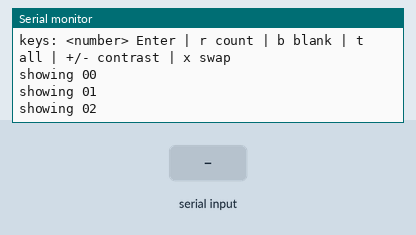
A sketch run on a simulated Arduino Uno, built with avr-gcc and run on an emulated ATmega328P. Parts: the last lines printed to the serial monitor. Inputs (shaded band) come from the test bench.

Above: at 1.2 s.
1.3 s: "T\n" received over Serial
At 2.4 s:
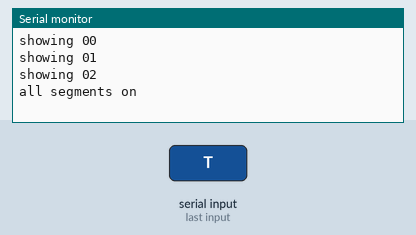
2.8 s: byte 114 ('r') received over Serial
At 3.11 s:
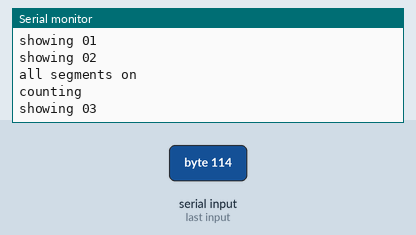
4.3 s: byte 98 ('b') received over Serial
At 4.7 s:
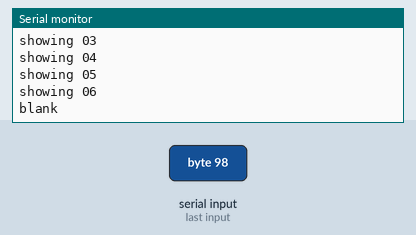
5.8 s: byte 82 ('R') received over Serial
At 6.11 s:
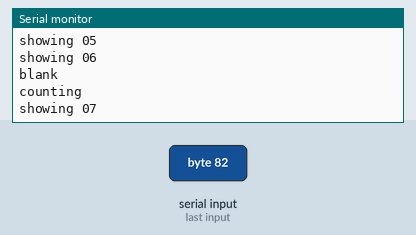
8.8 s: byte 43 ('+') received over Serial
At 9.11 s:
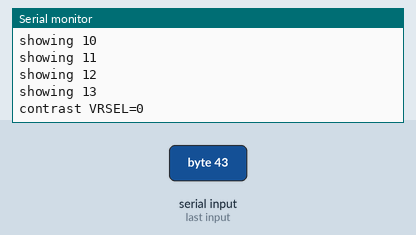
11.8 s: byte 120 ('x') received over Serial
At 12.11 s:
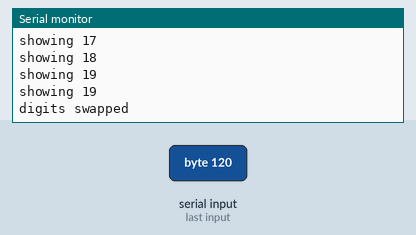
Timing chart, 0 to 14.3 s (numbered marks = the images above; inputs shaded):
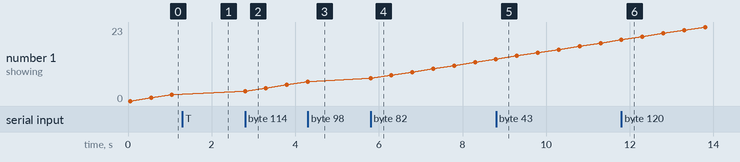

Measured:
- after the input at 1.3 s, the serial monitor: prints a new line at once (image 1)
- after the input at 2.8 s, the serial monitor: prints a new line at once (image 2)
- after the input at 4.3 s, the serial monitor: prints a new line at once (image 3)
- after the input at 5.8 s, the serial monitor: prints a new line at once (image 4)
- after the input at 8.8 s, the serial monitor: prints a new line at once (image 5)
- after the input at 11.8 s, the serial monitor: prints a new line at once (image 6)
- plotted number 1: 2 → 5 after the input at 2.8 s, 6 → 13 after the input at 5.8 s, 13 → 19 after the input at 8.8 s

The sketch:

LcdHw.ino
```cpp
// LcdHw -- two-digit TN LCD, 00-99, driven by the HT5023's own LCD controller.
//
// No bit-banging and no external resistors: the peripheral generates the bias
// levels itself, so two DIFFERENT digits finally work. All the sketch does is
// write a segment map into the display buffer; hardware produces the waveform.
//
// Wiring (LCD peripheral function, not GPIO):
//
//   segment  pin    function        segment  pin    function
//   a        PC8    NONE  <-- !     e        PF4    SEG39
//   b        PC13   NONE  <-- !     f        PA0    SEG28  (10k series R)
//   c        PF3    SEG38           g        PE3    SEG53  (AFCFG=1)
//   d        PB11   SEG11
//
//   ! PC8 and PC13 have no LCD SEG function -- port C has none at all -- so
//     this sketch cannot light segments a and b with the current wiring. The
//     GPIO sketches can. See docs/lcd_pinout.md.
//
//   digit 1 common  PD8   COM0
//   digit 2 common  PD14  COM6
//
// TWO THINGS THIS PART MAKES YOU DO, both easy to miss:
//
// 1. THE LCD IS CLOCKED FROM THE 32 kHz LOW-FREQUENCY RC, AND THIS CORE'S
//    SystemInit() SHUTS IT DOWN (it is also the watchdog's clock). Worse, the
//    shutdown is a latch: writing LRC_CTRL back to 1 does NOT restart the
//    oscillator. So this sketch must be built with the shutdown suppressed:
//
//      arduino-cli compile -b ht5023:ht5023:ht5023:layout=bootloader //        --build-property "build.extra_flags=-DHT5023_ARDUINO_VARIANT_BLINKY //                          -DHT5023_DISABLE_WDT_BY_DEFAULT=0" sketches/LcdHw
//
//    Build it without that and every register reads back perfectly while the
//    glass stays blank. setup() says so on the serial log rather than leaving
//    you to guess. The watchdog runs off the same clock, so the loop feeds it.
//
// 2. The LCD block is disabled at reset (CLKCTRL0.LCD_EN = 0) and that register
//    is write-protected. Miss it and everything looks right and nothing lights.
//
// 3. COM6 forces 1/8 duty. The peripheral only offers 1/4 (COM0-3), 1/6
//    (COM0-5) and 1/8 (COM0-7) duty, so a common on COM6 drags the whole panel
//    to eight time slots for the two it actually uses. Contrast at 1/8 duty is
//    about 1.45:1 against 1.73:1 at 1/4 -- move digit 2's common from PD14 to
//    PD9 (COM1) and set DIGIT2_COM to 1 below, and it gets noticeably better.
//
// Serial (115200):
//   <number> Enter  hold it      + / -  contrast up / down
//   r  count 00-99               x      swap which digit is the tens
//   b  blank                     t      all segments on

#include <stdint.h>

// --------------------------------------------------------------- registers --
#define REG16(a) (*(volatile uint16_t*)(a))
#define REG8(a)  (*(volatile uint8_t*)(a))

#define LCD_BASE     0x4000D000u
#define LCD_CLK      (LCD_BASE + 0x00u)   // BIASCTL | DUTY[1:0] | LCLK[2:0]
#define LCD_CON      (LCD_BASE + 0x04u)   // FCSET | FC | LC | VRSEL[3:0]
#define LCD_OUT      (LCD_BASE + 0x0Cu)   // OUTEN
// One 32-bit slot per SEG, holding that segment's COM bits in the low byte.
//
// The datasheet gets this wrong twice: it lists the buffer as one BYTE per SEG
// ("0x10+i x 1") and stops at i=42. On silicon the slots are WORD spaced and
// run to SEG53 -- verified by writing 0x55 to 0x4000D050 and 0xAA to
// 0x4000D0D8 and reading both back, while 0x4000D0E8 (SEG54) refuses to store.
// Byte writes are worse than useless: they lose their lane and land in the low
// byte of the containing word, which is why segment d (SEG35) first showed up
// in SEG32 and b (SEG38) in SEG36.
#define LCD_BUF(seg) (LCD_BASE + 0x10u + ((uint32_t)(seg) * 4u))
#define LCD_SEG_MAX 53u

// The low-frequency RC gate, behind a write sequence so a stray store cannot
// change it.
#define CTRLBYFLASH  0x4000C100u
#define LRCCOMMAND   0x4000C104u
#define LRC_CTRL_BIT (1u << 1)

// The LCD block is powered down out of reset: CLKCTRL0.LCD_EN is 0. Every LCD
// register writes and reads back perfectly with the block disabled, and the
// panel stays completely blank -- this one bit was the whole difference.
// CLKCTRL0 is write-protected, so WPREG has to be unlocked first.
#define CMU_BASE     0x4000F000u
#define CMU_WPREG    (CMU_BASE + 0x00u)
#define CMU_CLKCTRL0 (CMU_BASE + 0x2Cu)
#define CMU_WP_KEY   0xA55Au
#define LCD_EN_BIT   (1u << 1)

#define WDT_CLR      0x40010004u
#define WDT_CNT      0x40010008u
#define WDT_FEED_KEY 0xAAu

// GPIO, for handing the pins over to the LCD peripheral.
#define GPIOA_BASE 0x40011000u
#define GPIOB_BASE 0x40011100u
#define GPIOC_BASE 0x40011200u
#define GPIOD_BASE 0x40011300u
#define GPIOE_BASE 0x40011400u
// Port F is at 0x600, not 0x500 -- the ports are not evenly spaced past E.
#define GPIOF_BASE 0x40011600u
#define IOCFG 0x00u
#define AFCFG 0x04u

// ----------------------------------------------------------------- wiring --
struct LcdPin {
  uint32_t port;   // GPIO base
  uint8_t bit;     // pin within the port
  uint8_t af;      // 0 = first multiplex function, 1 = second
};

// A segment with no SEG function on its pad. The peripheral has no way to
// reach it, so it is skipped rather than pointed at the wrong slot.
#define NO_SEG 0xFFu

// a, b, c, d, e, f, g -- order must match the bit order in DIGITS.
//
// Segments a and b sit on PC8 and PC13, and PORT C CARRIES NO SEG FUNCTION
// ANYWHERE ON THIS PART -- PC.8 is TOUT1/INT7, PC.13 is SCL, and that is all
// they are. This sketch drives the panel through the LCD peripheral, so those
// two segments CANNOT light here however the registers are set. The GPIO
// sketches (LcdTwoDigit, LcdStatic) bit-bang the pins as plain outputs and are
// unaffected -- use one of those with this wiring, or move a and b onto pads
// that have a SEG function. docs/lcd_pinout.md lists which pads those are.
static const LcdPin SEG_PIN[7] = {
    {0u,          0u, 0u},  // a  PC8  -- no SEG on port C
    {0u,          0u, 0u},  // b  PC13 -- no SEG on port C
    {GPIOF_BASE,  3u, 0u},  // c  PF3  SEG38
    {GPIOB_BASE, 11u, 0u},  // d  PB11 SEG11
    {GPIOF_BASE,  4u, 0u},  // e  PF4  SEG39
    {GPIOA_BASE,  0u, 0u},  // f  PA0  SEG28 -- via a 10 kOhm series resistor
    {GPIOE_BASE,  3u, 1u},  // g  PE3  SEG53 -- second function; first is CLKOUT
};
static const uint8_t SEG_NUM[7] = { NO_SEG, NO_SEG, 38u, 11u, 39u, 28u, 53u };

#if !defined(HT5023_LCDHW_SUPPRESS_PIN_WARNING)
#warning "LcdHw: segments a (PC8) and b (PC13) have no LCD SEG function and will stay dark. See docs/lcd_pinout.md."
#endif

// The commons. PD8 is COM0; PD14 is COM6 (its first function -- SEG26 is the
// second), and using COM6 is what forces 1/8 duty.
static const LcdPin COM_PIN[2] = {
    {GPIOD_BASE, 8u, 0u},    // digit 1  COM0
    {GPIOD_BASE, 14u, 0u},   // digit 2  COM6
};
// The bias rails VLCD0..VLCD3 come out on PB2..PB5, as those pins' SECOND
// function. Leave them as GPIO and the internal divider has nowhere to develop
// its voltages, so the panel gets no drive at all -- registers all read back
// perfectly and the glass stays blank.
//
// PB13 and PB15 are SWDIO and SWCLK, so these bits are OR-ed in, never assigned.
static const LcdPin VLCD_PIN[4] = {
    {GPIOB_BASE, 2u, 1u},   // VLCD0
    {GPIOB_BASE, 3u, 1u},   // VLCD1
    {GPIOB_BASE, 4u, 1u},   // VLCD2
    {GPIOB_BASE, 5u, 1u},   // VLCD3
};

#define DIGIT1_COM 0u
#ifndef DIGIT2_COM
#define DIGIT2_COM 6u        // set to 1 after moving that wire to PD9
#endif

// ------------------------------------------------------------------ setup --
// 1/8 duty because a common sits on COM6. The datasheet asks for 1/4 bias at
// 1/6 and 1/8 duty, and LCLK=100 puts the frame rate at 64 Hz there.
#if DIGIT2_COM > 5
#define LCD_DUTY_BITS (0x2u << 3)   // 1/8 duty, COM0..COM7
#define LCD_BIAS_BIT  0u            // 1/4 bias
#define LCD_LCLK_BITS 0x4u          // frame 64 Hz at 1/8 duty
#elif DIGIT2_COM > 3
#define LCD_DUTY_BITS (0x1u << 3)   // 1/6 duty, COM0..COM5
#define LCD_BIAS_BIT  0u
#define LCD_LCLK_BITS 0x0u          // frame 42.7 Hz -- low, but the only option
#else
#define LCD_DUTY_BITS (0x0u << 3)   // 1/4 duty, COM0..COM3
#define LCD_BIAS_BIT  (1u << 7)     // 1/3 bias
#define LCD_LCLK_BITS 0x0u          // frame 64 Hz at 1/4 duty
#endif

// VRSEL[3:0] sets the drive as a percentage of VLCD, and LOWER means darker:
// 0 gives 97.4% (1/3 bias) or 99.1% (1/4 bias), 15 only 46%. Start at maximum --
// 1/8 duty needs all the help it can get -- and trim with '+' / '-'.
#ifndef LCD_CONTRAST
#define LCD_CONTRAST 0u
#endif

// -------------------------------------------------------------- patterns --
// Bit 0 = a, bit 1 = b, ... bit 6 = g.
static const uint8_t DIGITS[10] = {
    0x3F, 0x06, 0x5B, 0x4F, 0x66, 0x6D, 0x7D, 0x07, 0x7F, 0x6F,
};
static const uint8_t BLANK = 0x00;
static const uint8_t ALL_ON = 0x7F;

static uint8_t value = 0;
static uint8_t contrast = LCD_CONTRAST;
static bool counting = true;
static bool tens_first = true;     // digit 1 (COM0) carries the tens
static unsigned long last_step = 0;
static String entry;

// Hand a pin to the LCD peripheral: IOCFG selects peripheral over GPIO, AFCFG
// picks which of the pin's two functions.
static void claimPin(const LcdPin& p) {
  const uint16_t mask = (uint16_t)(1u << p.bit);
  REG16(p.port + IOCFG) |= mask;
  if (p.af) {
    REG16(p.port + AFCFG) |= mask;
  } else {
    REG16(p.port + AFCFG) &= (uint16_t)~mask;
  }
}

// The 32 kHz RC clocks the LCD. Setting LRC_CTRL is necessary but NOT
// sufficient: once SystemInit() has run the 0x5555/0xAAAA shutdown sequence the
// oscillator stays stopped, and no amount of setting the bit brings it back.
// That is why this sketch has to be built with the shutdown suppressed --
// see the note at the top of the file.
static void lrcEnable(void) {
  REG16(CTRLBYFLASH) |= (uint16_t)LRC_CTRL_BIT;
}

// Is a low-frequency clock actually ticking? The watchdog counter runs off it,
// so watching that answers the question without configuring anything. (The
// auxiliary RTC second register looks like the obvious choice and is not: it
// needs the RTC enabled first, and reads a steady zero until then.)
static bool lowFreqClockRunning(void) {
  const uint16_t first = REG16(WDT_CNT);
  const unsigned long start = millis();
  while (millis() - start < 400UL) {
    if (REG16(WDT_CNT) != first) return true;
  }
  return false;
}

static void lcdSet(uint8_t seg, uint8_t bits) {
  *(volatile uint32_t*)LCD_BUF(seg) = bits;
}

static void lcdWrite(uint8_t p1, uint8_t p2) {
  // Clear every slot first: the buffer powers up with junk, and a SEG this
  // panel does not use would otherwise drive whatever it happened to hold.
  for (uint8_t s = 0; s <= LCD_SEG_MAX; s++) lcdSet(s, 0u);

  for (uint8_t i = 0; i < 7; i++) {
    if (SEG_NUM[i] == NO_SEG) continue;   // no pad to drive; see SEG_PIN above
    uint8_t bits = 0u;
    if ((p1 >> i) & 1u) bits |= (uint8_t)(1u << DIGIT1_COM);
    if ((p2 >> i) & 1u) bits |= (uint8_t)(1u << DIGIT2_COM);
    lcdSet(SEG_NUM[i], bits);
  }
}

static void setContrast(uint8_t vrsel) {
  contrast = (uint8_t)(vrsel & 0x0Fu);
  REG16(LCD_CON) = (uint16_t)((REG16(LCD_CON) & ~0x000Fu) | contrast);
}

static void showValue(uint8_t v) {
  value = (uint8_t)(v % 100u);
  const uint8_t tens = DIGITS[value / 10u];
  const uint8_t units = DIGITS[value % 10u];
  lcdWrite(tens_first ? tens : units, tens_first ? units : tens);
  Serial.print("showing ");
  if (value < 10) Serial.print('0');
  Serial.println(value);
}

void setup() {
  Serial.begin(115200);
  entry.reserve(8);

  lrcEnable();

  // Power up the LCD block. Read-modify-write: the boot code has already
  // configured other bits in here and they must survive.
  REG16(CMU_WPREG) = CMU_WP_KEY;
  *(volatile uint32_t*)CMU_CLKCTRL0 |= LCD_EN_BIT;

  for (uint8_t i = 0; i < 7; i++) {
    if (SEG_NUM[i] != NO_SEG) claimPin(SEG_PIN[i]);
  }
  claimPin(COM_PIN[0]);
  claimPin(COM_PIN[1]);
  for (uint8_t i = 0; i < 4; i++) claimPin(VLCD_PIN[i]);

  REG16(LCD_CLK) = (uint16_t)(LCD_BIAS_BIT | LCD_DUTY_BITS | LCD_LCLK_BITS);
  setContrast(contrast);
  REG16(LCD_OUT) = 0x0001u;        // OUTEN

  Serial.println();
  Serial.println("HT5023 hardware LCD controller -- 00 to 99");
  Serial.print("LCDCLK=0x"); Serial.print(REG16(LCD_CLK), HEX);
  Serial.print("  LCDCON=0x"); Serial.print(REG16(LCD_CON), HEX);
  Serial.print("  LCDOUT=0x"); Serial.println(REG16(LCD_OUT), HEX);
  Serial.print("duty 1/");
  Serial.print(DIGIT2_COM > 5 ? 8 : (DIGIT2_COM > 3 ? 6 : 4));
  Serial.print(", digit 2 on COM"); Serial.println(DIGIT2_COM);
#if DIGIT2_COM > 5
  Serial.println("NOTE: COM6 forces 1/8 duty. Moving that wire to PD9 (COM1) "
                 "and building with -DDIGIT2_COM=1 gives better contrast.");
#endif
  if (!lowFreqClockRunning()) {
    Serial.println("*** no low-frequency clock: the LCD has none either, so the "
                   "panel will stay blank ***");
    Serial.println("*** rebuild with -DHT5023_DISABLE_WDT_BY_DEFAULT=0 (see the "
                   "top of this sketch) ***");
  } else {
    Serial.println("low-frequency clock running -- the LCD has a clock");
  }
  {
    uint8_t dark = 0u;
    for (uint8_t i = 0; i < 7; i++) if (SEG_NUM[i] == NO_SEG) dark++;
    if (dark) {
      Serial.print("*** ");
      Serial.print(dark);
      Serial.println(" segment(s) are on pads with no LCD SEG function and will");
      Serial.println("*** stay dark: a=PC8, b=PC13 (port C has no SEG at all). The");
      Serial.println("*** digits will be unreadable. Use LcdTwoDigit (GPIO drive)");
      Serial.println("*** with this wiring, or move a and b to SEG-capable pads --");
      Serial.println("*** docs/lcd_pinout.md lists them. ***");
    }
  }
  Serial.println("keys: <number> Enter | r count | b blank | t all | +/- contrast | x swap");

  showValue(0);
  last_step = millis();
}

void loop() {
  const unsigned long now = millis();

  // The watchdog runs off the same low-frequency clock that was just switched
  // back on, so keep it fed.
  REG8(WDT_CLR) = WDT_FEED_KEY;

  if (counting && (now - last_step >= 500UL)) {
    last_step = now;
    showValue((uint8_t)(value + 1u));
  }

  while (Serial.available() > 0) {
    const char c = (char)Serial.read();
    if (c >= '0' && c <= '9') {
      if (entry.length() < 3) entry += c;
    } else if (c == '\r' || c == '\n') {
      if (entry.length() > 0) {
        counting = false;
        showValue((uint8_t)entry.toInt());
        entry = "";
      }
    } else if (c == 'r' || c == 'R') {
      counting = true; entry = ""; Serial.println("counting");
    } else if (c == 'b' || c == 'B') {
      counting = false; lcdWrite(BLANK, BLANK); Serial.println("blank");
    } else if (c == 't' || c == 'T') {
      counting = false; lcdWrite(ALL_ON, ALL_ON); Serial.println("all segments on");
    } else if (c == '+') {
      if (contrast > 0u) setContrast((uint8_t)(contrast - 1u));   // lower VRSEL = darker
      Serial.print("contrast VRSEL="); Serial.println(contrast);
    } else if (c == '-') {
      if (contrast < 15u) setContrast((uint8_t)(contrast + 1u));
      Serial.print("contrast VRSEL="); Serial.println(contrast);
    } else if (c == 'x' || c == 'X') {
      tens_first = !tens_first;
      showValue(value);
      Serial.println("digits swapped");
    }
  }
}
```
